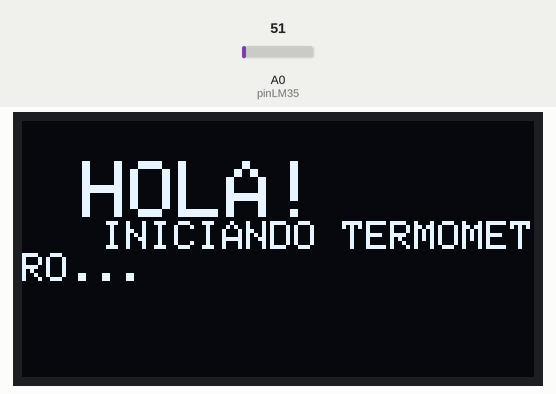
Simulated run of this sketch. Board: Arduino Uno, built with avr-gcc and run on an emulated ATmega328P. Parts: 128×64 one-colour display. Inputs (shaded band) come from the test bench; at power-on: A0 (pinLM35) = 51. What the sketch prints to the serial monitor is not drawn.

Above: at 0.4 s.
At 3.0 s:
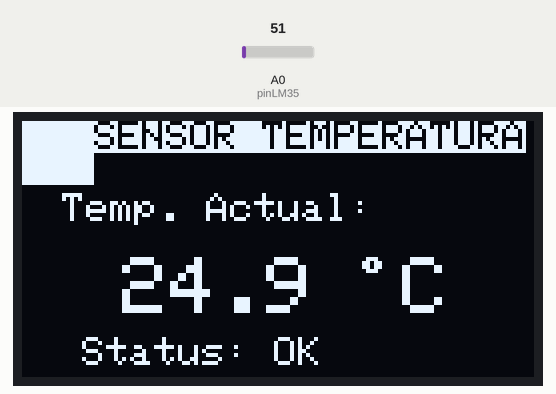
3.1 s: A0 (pinLM35) set to 61
At 5.1 s:
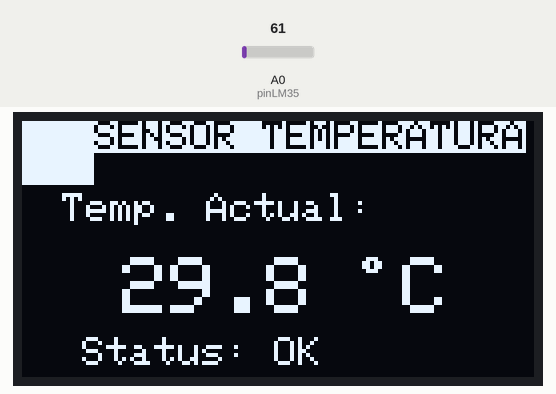
5.4 s: A0 (pinLM35) set to 71
At 7.1 s:
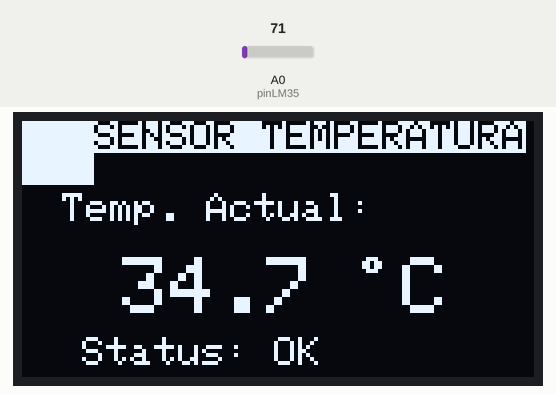
7.4 s: A0 (pinLM35) set to 86
At 8.9 s:
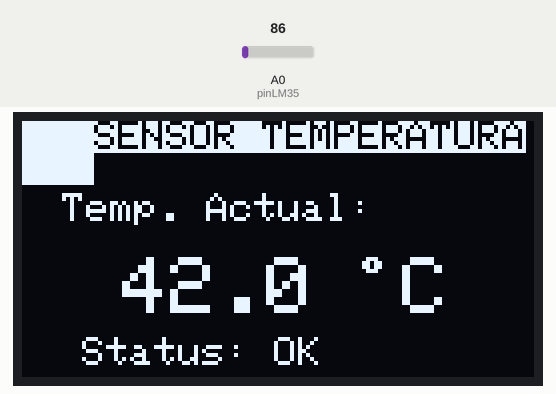
Timing chart, 0 to 10.4 s (numbered marks = the images above; inputs shaded):
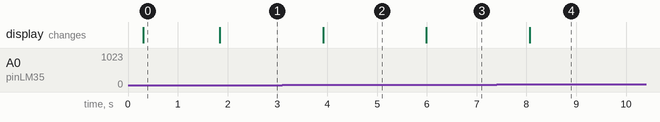

Measured:
- after the input at 3.1 s, the display: changes after 0.82 s (image 2)
- after the input at 5.4 s, the display: changes after 0.59 s (image 3)
- after the input at 7.4 s, the display: changes after 0.66 s (image 4)
- what the display in image 0 shows lasts 1.5 s, from 0.3 s to 1.8 s

The sketch:

OLED.ino
```cpp
#include <Wire.h>
#include <Adafruit_GFX.h>
#include <Adafruit_SH110X.h>

#define i2c_Address 0x3C

#define SCREEN_WIDTH 128
#define SCREEN_HEIGHT 64
#define OLED_RESET -1

Adafruit_SH1106G display(
  SCREEN_WIDTH,
  SCREEN_HEIGHT,
  &Wire,
  OLED_RESET
);

const int pinLM35 = A0;

void setup() {

  Serial.begin(9600);


  Wire.begin();

  delay(250);


  if (!display.begin(i2c_Address, true)) {
    Serial.println("ERROR: OLED no encontrada");

    while (1);
  }

  Serial.println("OLED funcionando correctamente");


  display.clearDisplay();


  display.setTextColor(SH110X_WHITE);
  display.setTextSize(2);
  display.setCursor(15, 10);
  display.println("HOLA!");


  display.setTextSize(1);
  display.setCursor(20, 25);
  display.println("INICIANDO TERMOMETRO...");


  display.display();
  delay(1500);
}

void loop() {
  int lecturaADC = analogRead(pinLM35);
  float temperaturaC = (lecturaADC * (5.0 / 1023.0) * 100.0);

  Serial.print("Valor ADC: ");
  Serial.print(lecturaADC);
  Serial.print(" -> Temp: ");
  Serial.print(temperaturaC, 2);
  Serial.println(" *C");

  display.clearDisplay();

  display.setTextColor(SH110X_BLACK, SH110X_WHITE);
  display.setTextSize(1);
  display.setCursor(0, 0);
  display.println("   SENSOR TEMPERATURA   ");

  display.setTextColor(SH110X_WHITE);
  display.setTextSize(1);
  display.setCursor(10, 18);
  display.println("Temp. Actual:");

  display.setTextSize(2);
  display.setCursor(25, 34);
  display.print(temperaturaC, 1);

  display.setTextSize(1);
  display.setCursor(85, 34);
  display.print((char)247);
  display.setTextSize(2);
  display.setCursor(95, 34);
  display.print("C");

  display.setTextSize(1);
  display.setCursor(15, 54);
  display.println("Status: OK");

  display.display();
  delay(1000);
}
```
